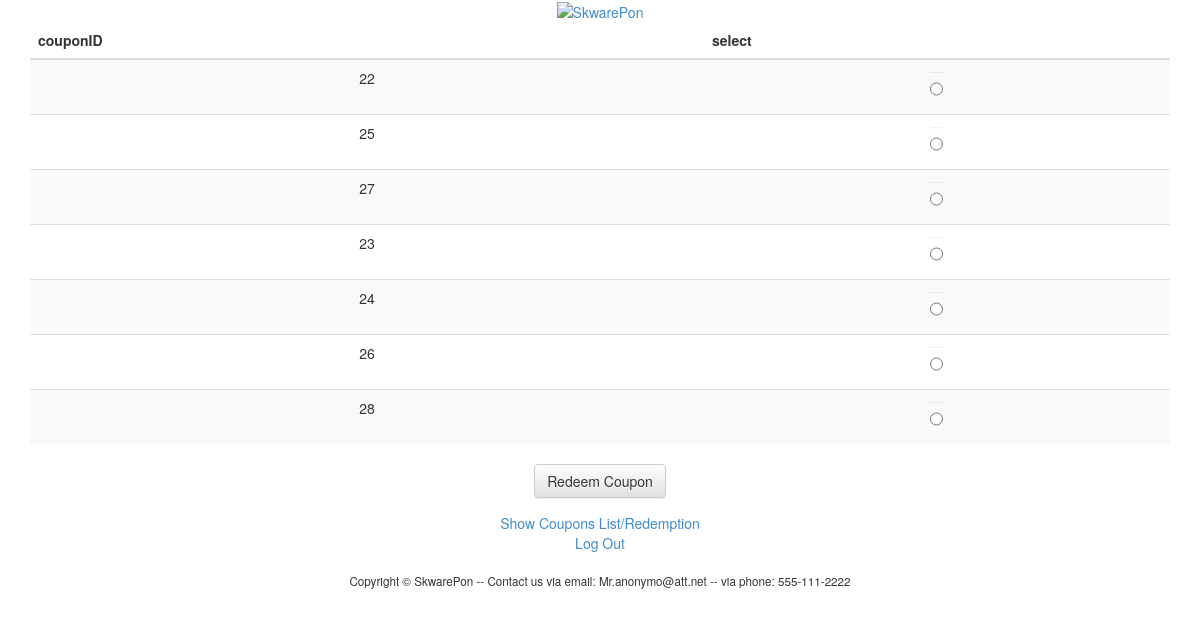
The page /couponlist.php (signed in) on the database as committed earlier.
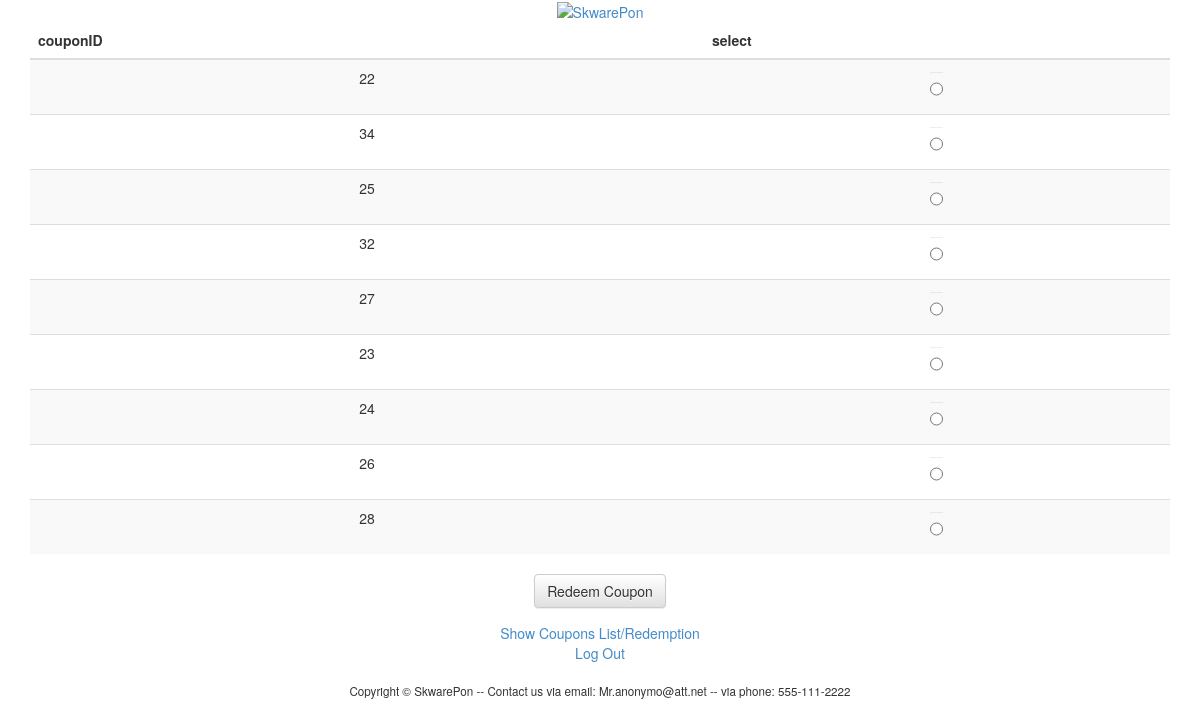
The same page on the database as committed later.
### tables this page shows
CREATE TABLE `coupons` (
  `couponID` int(11) NOT NULL AUTO_INCREMENT,
  `customerID` int(11) NOT NULL,
  `vendormastercouponID` int(2) NOT NULL,
  `eventID` int(11) NOT NULL,
  `clientID` int(11) NOT NULL,
  `redeemed` tinyint(1) NOT NULL,
  PRIMARY KEY (`couponID`),
  UNIQUE KEY `customerID` (`customerID`,`vendormastercouponID`,`eventID`,`clientID`),
  KEY `clientID` (`clientID`,`eventID`,`vendormastercouponID`),
  CONSTRAINT `coupons_ibfk_1` FOREIGN KEY (`customerID`) REFERENCES `customers` (`id`) ON DELETE CASCADE ON UPDATE CASCADE,
  CONSTRAINT `coupons_ibfk_2` FOREIGN KEY (`clientID`, `eventID`, `vendormastercouponID`) REFERENCES `vendormastercoupons` (`clientID`, `eventID`, `vendormastercouponID`) ON DELETE CASCADE ON UPDATE CASCADE
);

### public/couponlist.php (called while the page is built, shortened)
<?php
    $rows = query("SELECT * FROM coupons WHERE clientID = ? AND redeemed = 0 ORDER BY eventID", $_SESSION["id"]);
    render("/couponlist.php", ["title" => "Customer", "positions" => $rows]);
?>

### templates/couponlist.php (the view)
<form action="couponlist.php" method="post">
    <fieldset>
    <div class="form-group"><table class="table table-striped">
    <thead>
        <tr>
            <th>couponID</th>
            <th>select</th>
        </tr>
    </thead>
    <tbody>
    <?php foreach($positions as $position): ?>
        <tr>
            <td><?= $position["couponID"] ?></td>
            <td><input class="form-control" type="radio" name="couponID" value=<?= $position["couponID"] ?> /></td>
        </tr>
    <? endforeach ?>
    </tbody>
    </table></div>
    <div class="form-group">
        <button type="submit" class="btn btn-default">Redeem Coupon</button>
    </div>
    </fieldset>
</form>
<div>
    <a href="/couponlist.php">Show Coupons List/Redemption</a>
</div>
<div>
    <a href="/logout.php">Log Out</a>
</div>

Rows that differ between the two databases and show on the page:
added coupons: couponID "34"
added coupons: couponID "32"
